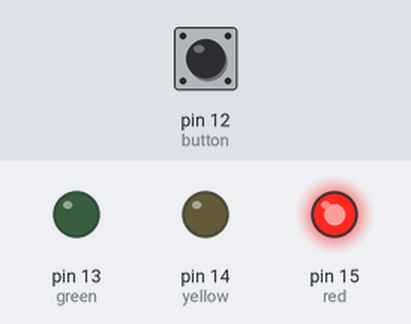
The program below on a simulated MicroPython board. Shown: output pins drawn as LEDs (lit = HIGH). The inputs (shaded band) are chosen by the test bench; at power-on: pin 12 (button) HIGH.

Above: at 1.5 s.
At 4.5 s:
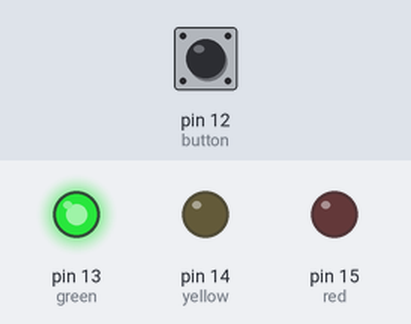
At 6.5 s:
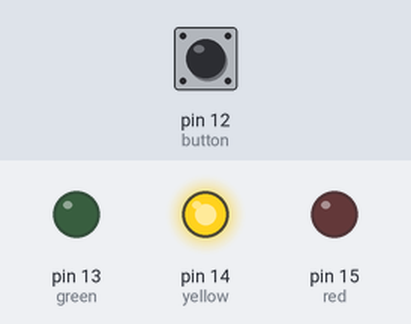
Timing chart, 0 to 9.1 s (numbered marks = the images above):
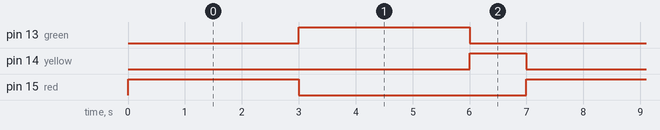

Measured:
- by itself, pin 13 (green), pin 15 (red): alternates HIGH for 3.0 s and LOW for 4.0 s
- by itself, pin 14 (yellow): alternates HIGH for 1.0 s and LOW for 6.0 s
- by itself, everything shown: repeats every 7.0 s, in 3 steps

The program:

project_BT3.1_N23DCCI018.py
```python
from machine import Pin
from time import sleep

red = Pin(15, Pin.OUT)
yellow = Pin(14, Pin.OUT)
green = Pin(13, Pin.OUT)

button = Pin(12, Pin.IN, Pin.PULL_UP)

while True:

    # Neu bam nut -> cho nguoi di bo qua
    if button.value() == 0:
        red.value(1)
        yellow.value(0)
        green.value(0)
        sleep(5)
        continue

    # Binh thuong
    red.value(1)
    yellow.value(0)
    green.value(0)
    sleep(3)

    green.value(1)
    red.value(0)
    yellow.value(0)
    sleep(3)

    yellow.value(1)
    red.value(0)
    green.value(0)
    sleep(1)
```
